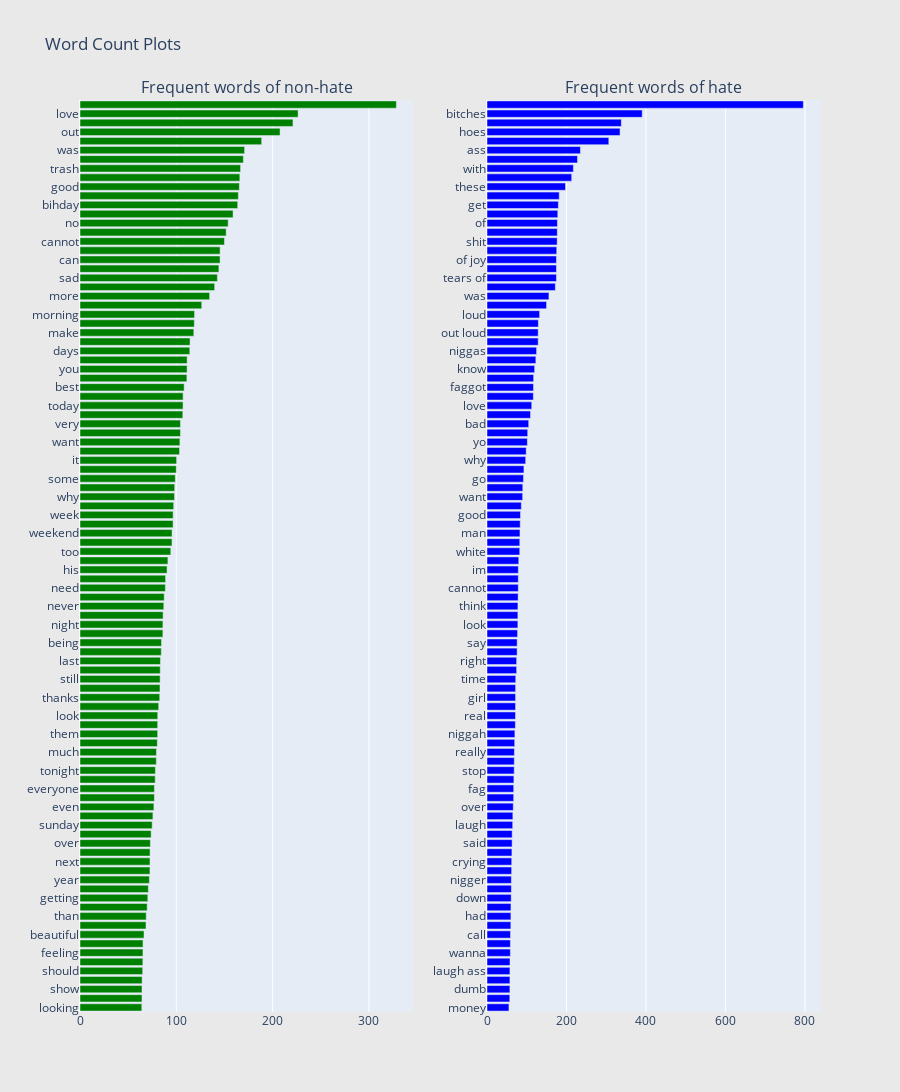

Notebook cell for this chart:
### Markdown cell above
# bigram

### Code cell
#combination 1,2
fig = subplots.make_subplots(rows=1, cols=2, vertical_spacing=0.04,
                          subplot_titles=["Frequent words of non-hate", 
                                          "Frequent words of hate"])
fig.append_trace(trace0, 1, 1)
fig.append_trace(trace1, 1, 2)
fig['layout'].update(height=1200, width=900, paper_bgcolor='rgb(233,233,233)', title="Word Count Plots")
py.iplot(fig, filename='word-plots')

### Figure 1 — Plotly figure (JSON) as saved in the notebook; plotly's stock layout.template omitted (floating-point values rounded to 4 significant figures)
{"data": [{"marker": {"color": "green"}, "orientation": "h", "showlegend": false, "type": "bar", "x": [64.16, 64.35, 64.37, 64.46, 65.07, 65.26, 65.35, 65.43, 66.46, 68.53, 68.75, 69.75, 70.39, 70.95, 72.0, 72.63, 72.67, 72.75, 73.06, 73.84, 74.94, 75.7, 76.72, 77.22, 77.27, 78.07, 78.28, 79.24, 79.35, 80.27, 80.62, 80.64, 80.72, 81.7, 82.77, 83.05, 83.16, 83.31, 83.52, 84.37, 84.63, 86.05, 86.08, 86.27, 87.01, 87.4, 88.62, 88.86, 90.38, 91.26, 94.25, 95.5, 95.58, 96.62, 96.68, 97.24, 98.14, 98.31, 98.94, 99.96, 100.3, 103.3, 103.7, 104.3, 104.3, 106.7, 107.0, 107.1, 108.1, 111.0, 111.2, 111.2, 114.0, 114.3, 118.2, 118.7, 118.9, 126.4, 134.6, 139.8, 142.6, 144.2, 145.4, 145.5, 150.0, 151.8, 153.8, 158.9, 163.7, 164.4, 165.5, 165.9, 166.7, 169.6, 170.9, 188.6, 207.7, 221.1, 226.4, 328.4], "xaxis": "x", "y": ["looking", "down", "show", "made", "should", "home", "feeling", "finally", "beautiful", "friends", "than", "another", "getting", "again", "year", "bird", "next", "little", "over", "these", "sunday", "come", "even", "feel", "everyone", "me", "tonight", "right", "much", "had", "them", "makes", "look", "because", "thanks", "cannot wait", "still", "did", "last", "think", "being", "ready", "night", "would", "never", "thank", "need", "world", "his", "work", "too", "really", "weekend", "always", "week", "know", "why", "way", "some", "friday", "it", "laughing", "want", "tomorrow", "very", "wait", "today", "first", "best", "going", "you", "back", "days", "thankful", "make", "great", "morning", "got", "more", "people", "sad", "go", "can", "day", "cannot", "life", "no", "see", "bihday", "fathers", "good", "get", "trash", "time", "was", "smile", "out", "will", "love", "happy"], "yaxis": "y"}, {"marker": {"color": "blue"}, "orientation": "h", "showlegend": false, "type": "bar", "x": [55.22, 57.34, 57.65, 57.71, 57.72, 57.94, 58.81, 58.89, 59.1, 59.98, 60.14, 60.24, 60.87, 61.27, 61.31, 61.97, 62.17, 62.7, 63.23, 63.33, 64.67, 65.06, 66.1, 67.12, 67.18, 67.66, 68.44, 68.64, 68.92, 69.71, 70.19, 71.41, 71.69, 71.81, 71.85, 71.93, 72.32, 74.54, 74.62, 75.79, 75.93, 76.94, 77.66, 77.75, 77.84, 78.36, 78.74, 78.78, 78.86, 79.93, 82.42, 82.53, 82.96, 83.57, 84.22, 86.3, 89.7, 90.08, 91.76, 92.94, 97.29, 98.63, 101.5, 102.4, 105.0, 109.5, 112.5, 116.6, 116.9, 117.3, 119.9, 122.9, 124.8, 128.8, 128.8, 129.3, 132.4, 149.8, 155.8, 171.9, 174.8, 174.8, 174.8, 175.5, 176.6, 176.9, 177.2, 178.2, 179.6, 181.8, 197.5, 213.1, 217.4, 227.7, 235.1, 306.6, 334.8, 338.0, 390.6, 796.1], "xaxis": "x2", "y": ["money", "wit", "dumb", "tell", "laugh ass", "stupid", "wanna", "damn", "call", "cunt", "had", "bout", "down", "even", "nigger", "these bitches", "crying", "did", "said", "dick", "laugh", "more", "over", "retarded", "fag", "little", "stop", "people", "really", "me", "niggah", "being", "real", "never", "girl", "hand", "time", "back", "right", "make", "say", "see", "look", "need", "think", "still", "cannot", "his", "im", "you", "white", "ya", "man", "too", "good", "hate", "want", "would", "go", "because", "why", "trash", "yo", "these hoes", "bad", "them", "love", "fucking", "faggot", "can", "know", "some", "niggas", "laughing out", "out loud", "will", "loud", "laughing", "was", "nigga", "tears of", "with tears", "of joy", "joy", "shit", "tears", "of", "got", "get", "no", "these", "fuck", "with", "out", "ass", "hoe", "hoes", "pussy", "bitches", "bitch"], "yaxis": "y2"}], "layout": {"annotations": [{"font": {"size": 16}, "showarrow": false, "text": "Frequent words of non-hate", "x": 0.225, "xanchor": "center", "xref": "paper", "y": 1, "yanchor": "bottom", "yref": "paper"}, {"font": {"size": 16}, "showarrow": false, "text": "Frequent words of hate", "x": 0.775, "xanchor": "center", "xref": "paper", "y": 1, "yanchor": "bottom", "yref": "paper"}], "height": 1200, "paper_bgcolor": "rgb(233,233,233)", "title": {"text": "Word Count Plots"}, "width": 900, "xaxis": {"anchor": "y", "domain": [0, 0.45]}, "xaxis2": {"anchor": "y2", "domain": [0.55, 1]}, "yaxis": {"anchor": "x", "domain": [0, 1]}, "yaxis2": {"anchor": "x2", "domain": [0, 1]}}}
